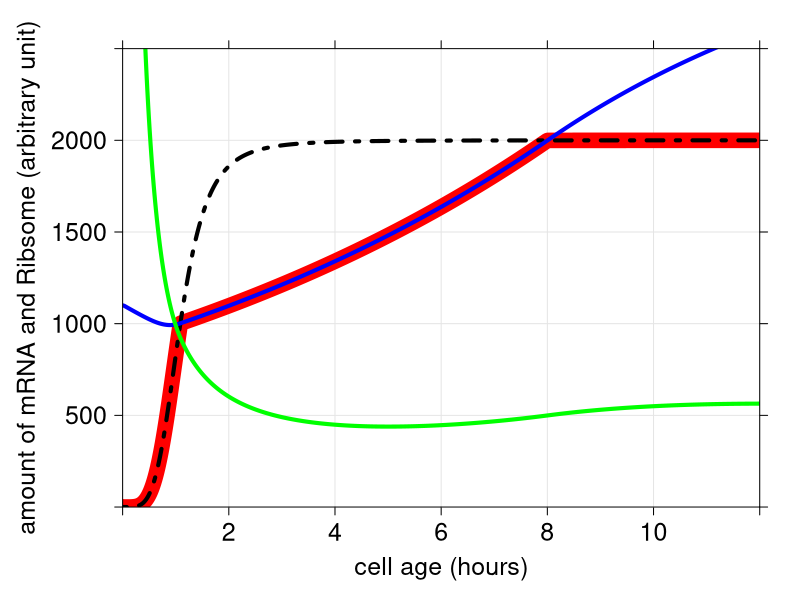
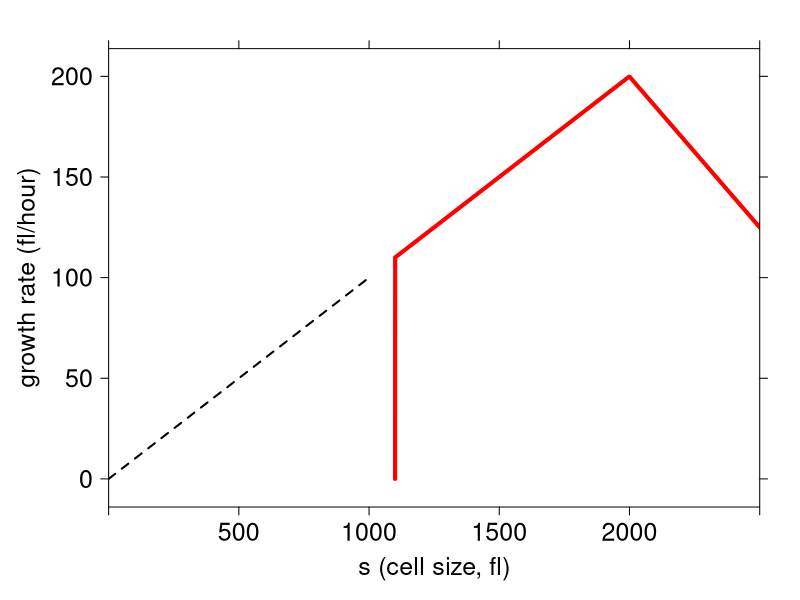

Here is the R script that generated these plots, in order:
library("lattice")
library("grid")

y0 <- c(0, 1100)
T <- 15.0
N <- 1000
dt <- T/N
y <- matrix(0, N, 2)
y1 <- matrix(0, N, 2)
y[1,] <- y0
a <- seq(N)
s <- seq(N)
z <- seq(N)
a[1] <- 0
s[1] = y[1, 2]
lambda1 <- 20000
gamma1 <- 10.0
lambda2 <- 0.25
gamma2 <- 0.15
k <- 1.0
for ( i in seq(2, N) ) {
  a[i] <- i*dt
  y1[i,] <- y[i-1,]
  y[i,1] <- y1[i,1] + dt * (lambda1*(k*a[i])^4/(1+(k*a[i])^4) - gamma1*y1[i,1])
  y[i,2] <- y1[i,2] + dt * (lambda2*min(y1[i,1], y1[i,2]) - gamma2*y1[i,2])
  z[i] <- min(y[i, 1], y[i, 2])
  s[i] <- max(s[i-1], y[i,2])
}

pdf("ode1.pdf")
p1 <- xyplot(z~a, xlim=c(0, 12),
             ylim=c(0, 2500),
             xlab=list("cell age (hours)", cex = 1.5),
             ylab=list("amount of mRNA and Ribsome (arbitrary unit)", cex=1.5),
             type = "l",
             lwd = 15,
             lty = 1,
             col = "red",
             scales = list(cex = 1.5),
             grid=TRUE,
             panel=function(...){
               panel.xyplot(...)
               panel.lines(a, y[,1], lwd=4, type='l', lty = 4, col='black')
               panel.lines(a, y[,2], lwd=4, type='l', lty = 1, col='blue')
               panel.lines(a, y[,2]*y[,2]/(1000*a), lwd=4, type='l', lty = 1, col='green')
             },)
print(p1)
dev.off()
#lines(a, y[,2], col="red")

v <- matrix(0, N, 1)
v[1:N-1] <- s[2:N]
v <- v - s
v[N] <- v[N-1]
v <- v/dt
pdf("ode2.pdf")
p2 <- xyplot(v[10:N]~s[10:N], xlim=c(0, 2500),
             xlab=list("s (cell size, fl)", cex = 1.5),
             ylab=list("growth rate (fl/hour)", cex=1.5),
             type = "l",
             lwd = 4,
             lty = 1,
             col = "red",
             scales = list(cex = 1.5),
             panel=function(...){
               panel.xyplot(...)
               panel.lines(seq(0, 1000, 1000/50), seq(0, 100, 100/50),
                           lwd=2, type='l', lty=2, col='black')
             },)
print(p2)
dev.off()
